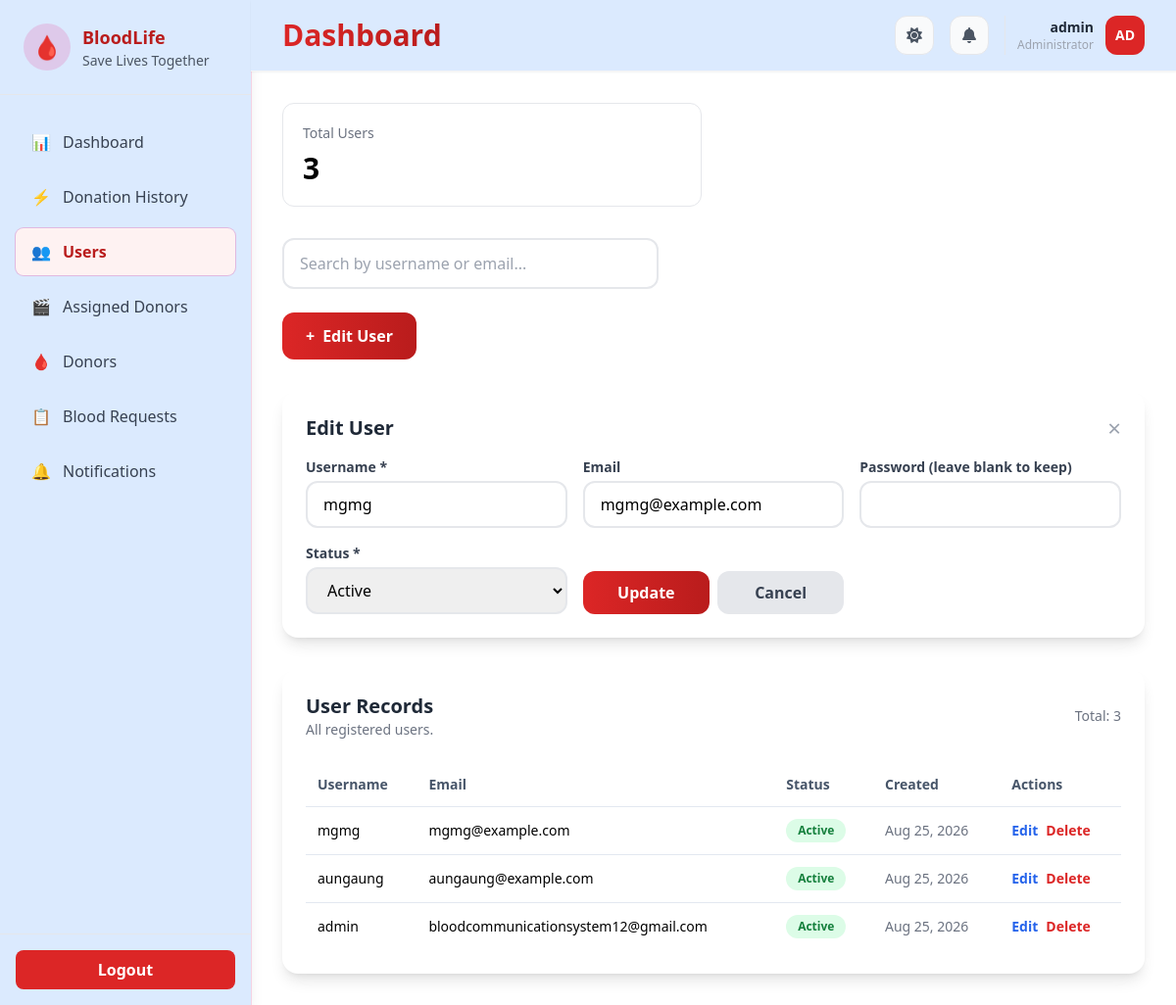
Page /admin/logindata.php?edit=3 (signed in) on the committed database.
### tables this page shows
CREATE TABLE users (
    id INT AUTO_INCREMENT PRIMARY KEY,
    username VARCHAR(50) NOT NULL UNIQUE,
    email VARCHAR(100),
    password VARCHAR(255) NOT NULL,
    role ENUM('Admin','User') NOT NULL DEFAULT 'User',
    status ENUM('Active','Inactive') DEFAULT 'Active',
    myanmar_name VARCHAR(100) DEFAULT NULL,
    reset_token VARCHAR(255) DEFAULT NULL,
    reset_expires_at DATETIME DEFAULT NULL,
    created_at TIMESTAMP DEFAULT CURRENT_TIMESTAMP
);

### admin/logindata.php (the view, shortened to what this page needs)
<?php
require_once __DIR__ . '/../config/db.php';
$users = [];
$result = $conn->query("SELECT * FROM users ORDER BY id DESC");
if ($result && $result->num_rows > 0) {
    $users = $result->fetch_all(MYSQLI_ASSOC);
}
$stats = [
    'total' => $conn->query("SELECT COUNT(*) AS c FROM users")->fetch_assoc()['c'] ?? 0,
];
$edit_row = null;
if (isset($_GET['edit'])) {
    $edit_id = (int)$_GET['edit'];
    foreach ($users as $u) {
        if ($u['id'] == $edit_id) {
            $edit_row = $u;
            break;
        }
    }
}
?>
<!DOCTYPE html>
<html lang="en">
<head>
    <script src="https://cdn.tailwindcss.com"></script>
    <link rel="stylesheet" href="../assets/css/myanmar-font.css">
    <link rel="stylesheet" href="https://cdnjs.cloudflare.com/ajax/libs/font-awesome/6.5.1/css/all.min.css">
</head>
<body class="bg-gray-100 dark:bg-gray-900">
<div class="flex min-h-screen">
    <?php include __DIR__ . '/../includes/sidebar.php'; ?>
    <main class="flex-1 min-w-0 flex flex-col">
        <?php include __DIR__ . '/../includes/navbar.php'; ?>
        <div class="p-8">
            <div class="grid grid-cols-1 md:grid-cols-2 gap-6 mb-8">
                <div class="bg-white rounded-xl border p-5 stat-card">
                    <p class="text-gray-500 text-sm">Total Users</p>
                    <h3 class="text-3xl font-bold mt-2"><?= $stats['total'] ?></h3>
                </div>
            </div>
            <div class="w-96 mb-6">
                <input id="searchInput" type="text" placeholder="Search by username or email..." class="w-full border-2 border-gray-200 rounded-xl px-4 py-3 focus:outline-none focus:border-red-500 transition">
            </div>
            <div class="mb-8">
                <button onclick="toggleForm()" id="toggleFormBtn" class="bg-gradient-to-r from-red-600 to-red-700 text-white font-semibold px-6 py-3 rounded-xl hover:shadow-lg transition flex items-center gap-2">
                    <span>+</span>
                    <span><?= $edit_row ? 'Edit User' : 'Add New User' ?></span>
                </button>
            </div>
            <div id="crudForm" class="bg-white rounded-2xl shadow-lg p-6 mb-8 <?= $edit_row ? '' : 'hidden' ?>">
                <div class="flex items-center justify-between mb-4">
                    <h3 class="text-xl font-bold text-gray-800"><?= $edit_row ? 'Edit User' : 'New User' ?></h3>
                    <button onclick="toggleForm()" class="text-gray-400 hover:text-gray-600 text-2xl leading-none">&times;</button>
                </div>
                <form method="POST" class="grid grid-cols-1 md:grid-cols-2 lg:grid-cols-3 gap-4">
                    <div>
                        <label class="block text-sm font-semibold text-gray-700 mb-1">Username *</label>
                        <input type="text" name="username" value="<?= htmlspecialchars($edit_row['username'] ?? '') ?>" required class="w-full border-2 border-gray-200 rounded-xl px-4 py-2.5 focus:border-red-500 focus:ring-2 focus:ring-red-200 transition outline-none">
                    </div>
                    <div>
                        <label class="block text-sm font-semibold text-gray-700 mb-1">Email</label>
                        <input type="email" name="email" value="<?= htmlspecialchars($edit_row['email'] ?? '') ?>" class="w-full border-2 border-gray-200 rounded-xl px-4 py-2.5 focus:border-red-500 focus:ring-2 focus:ring-red-200 transition outline-none">
                    </div>
                    <div>
                        <label class="block text-sm font-semibold text-gray-700 mb-1">Password <?= $edit_row ? '(leave blank to keep)' : '*' ?></label>
                        <input type="password" name="password" value="" <?= $edit_row ? '' : 'required' ?> class="w-full border-2 border-gray-200 rounded-xl px-4 py-2.5 focus:border-red-500 focus:ring-2 focus:ring-red-200 transition outline-none">
                    </div>
                    <div>
                        <label class="block text-sm font-semibold text-gray-700 mb-1">Status *</label>
                        <select name="status" required class="w-full border-2 border-gray-200 rounded-xl px-4 py-2.5 focus:border-red-500 focus:ring-2 focus:ring-red-200 transition outline-none">
                            <?php foreach (['Active','Inactive'] as $st): ?>
                                <option value="<?= $st ?>" <?= (($edit_row['status'] ?? 'Active') === $st) ? 'selected' : '' ?>><?= $st ?></option>
                            <?php endforeach; ?>
                        </select>
                    </div>
                    <div class="flex items-end">
                        <button type="submit" name="<?= $edit_row ? 'update' : 'add' ?>" class="w-full bg-gradient-to-r from-red-600 to-red-700 text-white font-semibold py-2.5 rounded-xl hover:shadow-lg transition">
                            <?= $edit_row ? 'Update' : 'Create' ?>
                        </button>
                        <?php if ($edit_row): ?>
                            <a href="logindata.php" class="ml-2 w-full text-center bg-gray-200 text-gray-700 font-semibold py-2.5 rounded-xl hover:bg-gray-300 transition">Cancel</a>
                        <?php endif; ?>
                    </div>
                </form>
            </div>
            <div class="bg-white rounded-2xl shadow-lg p-6">
                <div class="flex items-center justify-between mb-6">
                    <div>
                        <h3 class="text-xl font-bold text-gray-800">User Records</h3>
                        <p class="text-sm text-gray-500">All registered users.</p>
                    </div>
                    <span class="text-sm text-gray-500">Total: <?= count($users) ?></span>
                </div>
                <div class="overflow-x-auto">
                    <table class="w-full text-left text-sm border-collapse">
                        <thead>
                            <tr class="bg-gray-50 text-slate-600">
                                <th class="p-3">Username</th>
                                <th class="p-3">Email</th>
                                <th class="p-3">Status</th>
                                <th class="p-3">Created</th>
                                <th class="p-3">Actions</th>
                            </tr>
                        </thead>
                        <tbody>
                            <?php if (count($users) > 0): ?>
                                <?php foreach ($users as $u): ?>
                                    <?php
                                    $statusColor = ($u['status'] ?? 'Active') === 'Active' ? 'bg-green-100 text-green-700' : 'bg-red-100 text-red-700';
                                    ?>
                                    <tr class="user-row border-t border-slate-200 hover:bg-gray-50">
                                        <td class="p-3 font-medium"><?= htmlspecialchars($u['username']) ?></td>
                                        <td class="p-3"><?= htmlspecialchars($u['email'] ?? '-') ?></td>
                                        <td class="p-3"><span class="inline-flex rounded-full px-3 py-1 text-xs font-semibold <?= $statusColor ?>"><?= htmlspecialchars($u['status']) ?></span></td>
                                        <td class="p-3 text-gray-500"><?= date('M d, Y', strtotime($u['created_at'])) ?></td>
                                        <td class="p-3">
                                            <div class="flex gap-2">
                                                <a href="logindata.php?edit=<?= $u['id'] ?>" class="text-blue-600 hover:text-blue-800 font-semibold">Edit</a>
                                                <a href="logindata.php?delete=<?= $u['id'] ?>" class="text-red-600 hover:text-red-800 font-semibold" onclick="return confirm('Delete this user?')">Delete</a>
                                            </div>
                                        </td>
                                    </tr>
                                <?php endforeach; ?>
                            <?php else: ?>
                                <tr><td colspan="6" class="p-8 text-center text-gray-500">No users found.</td></tr>
                            <?php endif; ?>
                        </tbody>
                    </table>
                </div>
            </div>
        </div>
    </main>
</div>
</body>
</html>

### admin/logindata.php (style rules this page uses)
.stat-card { transition: all 0.3s ease; }
html:not(.dark) body { background-color: #ffffff !important; background-image: none !important; }
html:not(.dark) .bg-gray-50:not(.sidebar):not(nav):not(nav *) { background-color: #ffffff !important; }
html:not(.dark) .bg-gray-100 { background-color: #ffffff !important; }

### rows in the picture
users: username "mgmg", email "mgmg@example.com", status "Active", created_at "Aug 25, 2026"
users: username "aungaung", email "aungaung@example.com", status "Active", created_at "Aug 25, 2026"
users: username "admin", email "bloodcommunicationsystem12@gmail.com", status "Active", created_at "Aug 25, 2026"

### other values in the picture
$_SESSION['username'] "admin"
substr($_SESSION['username'] ?? 'A', 0, 2) "AD"
$stats['total'] "3"
count($users) "3"
